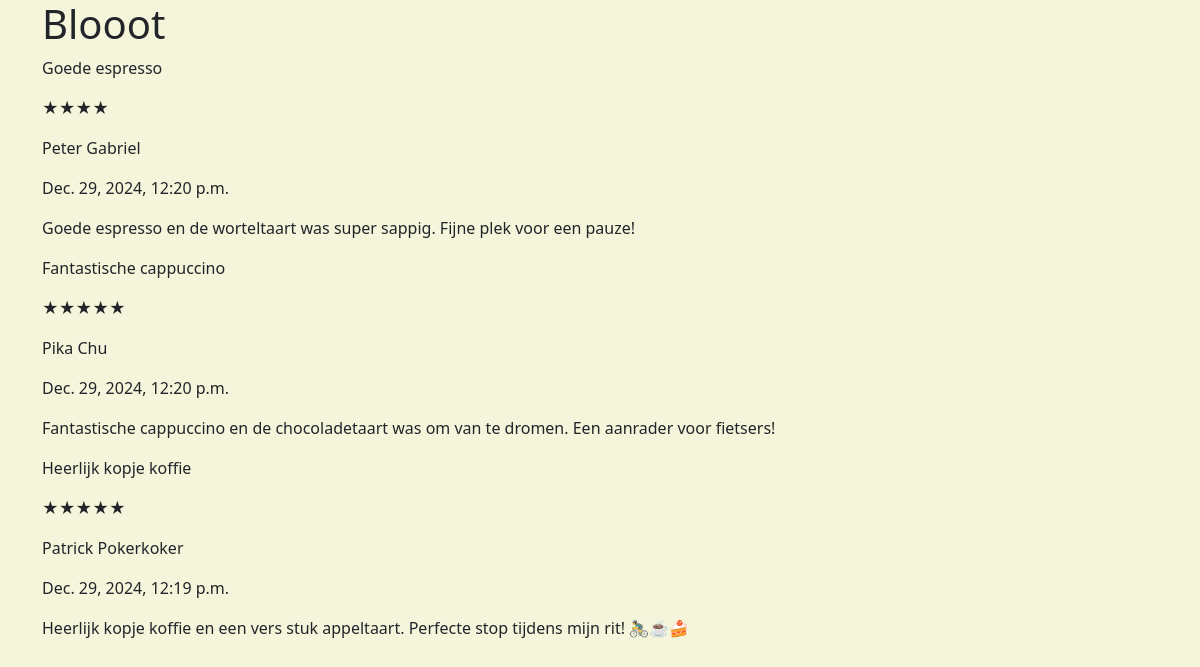
The app's page /cafe/ChIJP8MhQwB_xkcRv3SsmdMu0AU/ with its own data.
### reviews/models/review.py (models this page shows, shortened)
class Review(models.Model):
    user = models.ForeignKey(User, on_delete=models.CASCADE, related_name="reviews")
    cafe = models.ForeignKey(
        Cafe,
        on_delete=models.CASCADE,
        related_name="reviews",
        to_field="google_place_id",
    )
    rating = models.ForeignKey(
        Rating,
        on_delete=models.CASCADE,
        related_name="reviews",
    )
    title = models.CharField(max_length=255)
    content = models.TextField(max_length=2000)
    date = models.DateTimeField(auto_now_add=True)
    objects = ReviewManager()
    class Meta:
        ordering = ["-date"]

### reviews/models/rating.py (models this page shows, shortened)
class Rating(models.Model):
    class StarRating(models.IntegerChoices):
        ONE = 1, "★"
        TWO = 2, "★★"
        THREE = 3, "★★★"
        FOUR = 4, "★★★★"
        FIVE = 5, "★★★★★"
    user = models.ForeignKey(User, on_delete=models.CASCADE, related_name="ratings")
    cafe = models.ForeignKey(
        Cafe,
        on_delete=models.CASCADE,
        related_name="ratings",
        to_field="google_place_id",
    )
    rating = models.PositiveSmallIntegerField(
        choices=StarRating.choices,
        help_text="Rating between 1 and 5 stars",
    )
    date = models.DateTimeField(auto_now_add=True)
    objects = RatingManager()
    class Meta:
        ordering = ["-date"]
    def __str__(self):
        return self.get_rating_display()

### users/models/user.py (models this page shows)
class User(AbstractBaseUser, PermissionsMixin):
    email = models.EmailField(
        _("Email Address"),
        max_length=255,
        unique=True,
        help_text="Ex: example@example.com",
    )
    username = models.CharField(_("Username"), max_length=255, unique=True)
    is_staff = models.BooleanField(_("Staff Status"), default=False)
    is_active = models.BooleanField(_("Active"), default=True)
    date_joined = models.DateTimeField(_("Date Joined"), auto_now_add=True)
    last_login = models.DateTimeField(_("Last Login"), auto_now=True)
    objects = UserManager()
    USERNAME_FIELD = "username"
    EMAIL_FIELD = "email"
    REQUIRED_FIELDS = ["email"]
    def __str__(self):
        return self.username

### cafes/views/cafe_detail.py (the view)
# urls.py: path("cafe/<str:id>/", CafeDetailView.as_view(), name="cafe_detail"),
class CafeDetailView(DetailView):
    model = Cafe
    template_name = "cafes/cafe_detail.html"
    context_object_name = "cafe"
    def get_object(self):
        try:
            return Cafe.objects.get(google_place_id=self.kwargs["id"])
        except Cafe.DoesNotExist:
            raise Http404("Cafe not found")
    def get_context_data(self, **kwargs):
        context = super().get_context_data(**kwargs)
        return context

### templates/cafes/cafe_detail.html (shortened to what this page needs)
{% extends 'base.html' %}
{% load static %}
{% block content %}
<div class="container">
    <h1>{{ cafe.name }}</h1>
    {% for review in cafe.reviews.all %}
    <p>{{ review.title }}</p>
    <p>{{ review.rating }}</p>
    <p>{{ review.user }}</p>
    <p>{{ review.date }}</p>
    <p>{{ review.content }}</p>
    {% endfor %}
</div>
{% endblock content %}

### static/css/main.css (style rules this page uses)
:root { --primary: #8B4513; --secondary: #F5F5DC; --tertiary: #6B8E23; --accent: #87CEEB; --grey: #2F4F4F; }
body { background-color: var(--secondary) !important; }

### records on screen
Review: title "Goede espresso", rating "★★★★", user "Peter Gabriel", date "Dec. 29, 2024, 12:20 p.m.", content "Goede espresso en de worteltaart was super sappig. Fijne plek voor een pauze!"
Review: title "Fantastische cappuccino", rating "★★★★★", user "Pika Chu", date "Dec. 29, 2024, 12:20 p.m.", content "Fantastische cappuccino en de chocoladetaart was om van te dromen. Een aanrader voor fietsers!"
Review: title "Heerlijk kopje koffie", rating "★★★★★", user "Patrick Pokerkoker", date "Dec. 29, 2024, 12:19 p.m.", content "Heerlijk kopje koffie en een vers stuk appeltaart. Perfecte stop tijdens mijn rit! 🚴‍♂️☕🍰"
